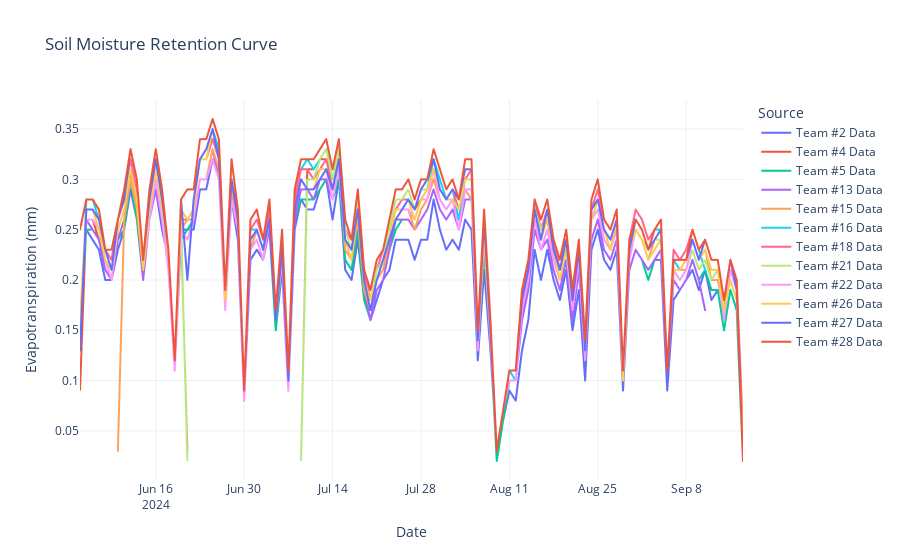

Notebook code for this chart:
### Code cell
# Load the Excel file and get all sheet names
file_path = "../Data/sensor_data/24 KSU TAPS Arable.xlsx"
sheet_names = pd.ExcelFile(file_path).sheet_names

# Initialize an empty list to store data from all sheets
combined_data = []

# Loop through each sheet
for sheet in sheet_names:
    # Read and clean data for the current sheet
    data = pd.read_excel(file_path, sheet_name=sheet, skiprows=2)
    data.columns = data.columns.str.strip()  # Strip whitespace from column names
    
    # Check if 'Timestamp' and 'Arable Field Evapotranspiration (mm)' exist
    if 'Timestamp' in data.columns and 'Arable Field Evapotranspiration (mm)' in data.columns:
        # Convert 'Timestamp' to datetime
        data['Timestamp'] = pd.to_datetime(data['Timestamp'])
        # Add a column to indicate the sheet name (source)
        data['Source'] = sheet
        # Append the data to the list
        combined_data.append(data[['Timestamp', 'Arable Field Evapotranspiration (mm)', 'Source']])

# Concatenate all data into a single dataframe
all_data = pd.concat(combined_data, ignore_index=True)

# Plotting the combined data
fig = px.line(all_data, 
              x='Timestamp', 
              y='Arable Field Evapotranspiration (mm)', 
              color='Source',
              title='Soil Moisture Retention Curve')

fig.update_layout(xaxis_title='Date',
                  yaxis_title='Evapotranspiration (mm)',
                  template='plotly_white')

# Show the plot
fig.show()
